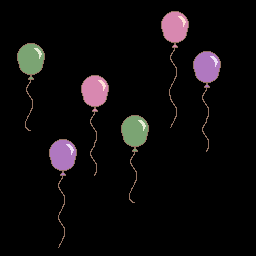

A 2D game scene composited from a Tiled map and its tileset images. What follows is a short description and the map's XML, with every tile layer's data as written:
An orthogonal 32x32 tile map with 8x8 px tiles, 1 tile layer (Tile Layer 1).

<map version="1.10" tiledversion="1.10.2" orientation="orthogonal" renderorder="right-down" width="32" height="32" tilewidth="8" tileheight="8" infinite="0" nextlayerid="3" nextobjectid="1">
 <editorsettings>
  <export target="../balloonmap.c" format="gba" />
 </editorsettings>
 <tileset firstgid="1" source="wintileset.tsx" />
 <layer id="1" name="Tile Layer 1" width="32" height="32">
  <data encoding="csv">
0,0,0,0,0,0,0,0,0,0,0,0,0,0,0,0,0,0,0,0,0,0,0,0,0,0,0,0,0,0,0,0,
0,0,0,0,0,0,0,0,0,0,0,0,0,0,0,0,0,0,0,0,83,84,85,86,0,0,0,0,0,0,0,0,
0,0,0,0,0,0,0,0,0,0,0,0,0,0,0,0,0,0,0,0,113,114,115,116,0,0,0,0,0,0,0,0,
0,0,0,0,0,0,0,0,0,0,0,0,0,0,0,0,0,0,0,0,143,144,145,146,0,0,0,0,0,0,0,0,
0,0,0,0,0,0,0,0,0,0,0,0,0,0,0,0,0,0,0,0,173,174,175,176,0,0,0,0,0,0,0,0,
0,0,27,28,29,30,0,0,0,0,0,0,0,0,0,0,0,0,0,0,203,204,205,206,0,0,0,0,0,0,0,0,
0,0,57,58,59,60,0,0,0,0,0,0,0,0,0,0,0,0,0,0,0,178,179,206,199,200,201,202,0,0,0,0,
0,0,87,88,89,90,0,0,0,0,0,0,0,0,0,0,0,0,0,0,0,208,209,0,229,230,231,232,0,0,0,0,
0,0,117,118,119,120,0,0,0,0,0,0,0,0,0,0,0,0,0,0,0,238,239,0,259,260,261,262,0,0,0,0,
0,0,147,148,149,150,0,0,0,0,83,84,85,86,0,0,0,0,0,0,0,268,269,0,289,290,291,292,0,0,0,0,
0,0,177,178,179,180,0,0,0,0,113,114,115,116,0,0,0,0,0,0,0,298,179,0,319,320,321,322,0,0,0,0,
0,0,207,208,209,210,0,0,0,0,143,144,145,146,0,0,0,0,0,0,0,328,209,0,0,178,179,0,0,0,0,0,
0,0,237,238,239,240,0,0,0,0,173,174,175,176,0,0,0,0,0,0,0,208,295,0,0,208,209,0,0,0,0,0,
0,0,267,268,269,270,0,0,0,0,203,204,205,206,0,0,0,0,0,0,0,238,239,0,0,238,239,0,0,0,0,0,
0,0,297,298,299,300,0,0,0,0,0,178,179,0,0,27,28,29,30,0,0,268,269,0,0,268,269,0,0,0,0,0,
0,0,327,328,329,330,0,0,0,0,0,208,209,0,0,57,58,59,60,0,0,298,299,0,0,178,179,0,0,0,0,0,
0,0,357,358,359,360,0,0,0,0,0,238,239,0,0,87,88,89,90,0,0,233,329,0,0,208,209,0,0,0,0,0,
0,0,0,0,0,0,199,200,201,202,0,268,269,0,0,117,118,119,120,0,0,325,0,0,0,238,239,0,0,0,0,0,
0,0,0,0,0,0,229,230,231,232,0,178,179,0,0,147,148,149,150,0,0,0,0,0,0,268,269,0,0,0,0,0,
0,0,0,0,0,0,259,260,261,262,0,208,209,0,0,0,178,179,0,0,0,0,0,0,0,106,299,0,0,0,0,0,
0,0,0,0,0,0,289,290,291,292,0,238,239,0,0,0,208,209,0,0,0,0,0,0,0,106,329,0,0,0,0,0,
0,0,0,0,0,0,319,320,321,322,0,268,269,0,0,0,238,239,0,0,0,0,0,0,0,106,359,0,0,0,0,0,
0,0,0,0,0,0,0,178,179,0,0,106,299,0,0,0,268,269,0,0,0,0,0,0,0,0,0,0,0,0,0,0,
0,0,0,0,0,0,0,208,209,0,0,106,329,0,0,0,298,299,0,0,0,0,0,0,0,0,0,0,0,0,0,0,
0,0,0,0,0,0,0,238,239,0,0,106,359,0,0,0,328,329,0,0,0,0,0,0,0,0,0,0,0,0,0,0,
0,0,0,0,0,0,0,268,269,0,0,0,0,0,0,0,358,359,0,0,0,0,0,0,0,0,0,0,0,0,0,0,
0,0,0,0,0,0,0,298,299,0,0,0,0,0,0,0,0,0,0,0,0,0,0,0,0,0,0,0,0,0,0,0,
0,0,0,0,0,0,0,208,209,0,0,0,0,0,0,0,0,0,0,0,0,0,0,0,0,0,0,0,0,0,0,0,
0,0,0,0,0,0,0,238,239,0,0,0,0,0,0,0,0,0,0,0,0,0,0,0,0,0,0,0,0,0,0,0,
0,0,0,0,0,0,0,268,269,0,0,0,0,0,0,0,0,0,0,0,0,0,0,0,0,0,0,0,0,0,0,0,
0,0,0,0,0,0,0,298,299,0,0,0,0,0,0,0,0,0,0,0,0,0,0,0,0,0,0,0,0,0,0,0,
0,0,0,0,0,0,0,0,0,0,0,0,0,0,0,0,0,0,0,0,0,0,0,0,0,0,0,0,0,0,0,0
</data>
 </layer>
</map>
